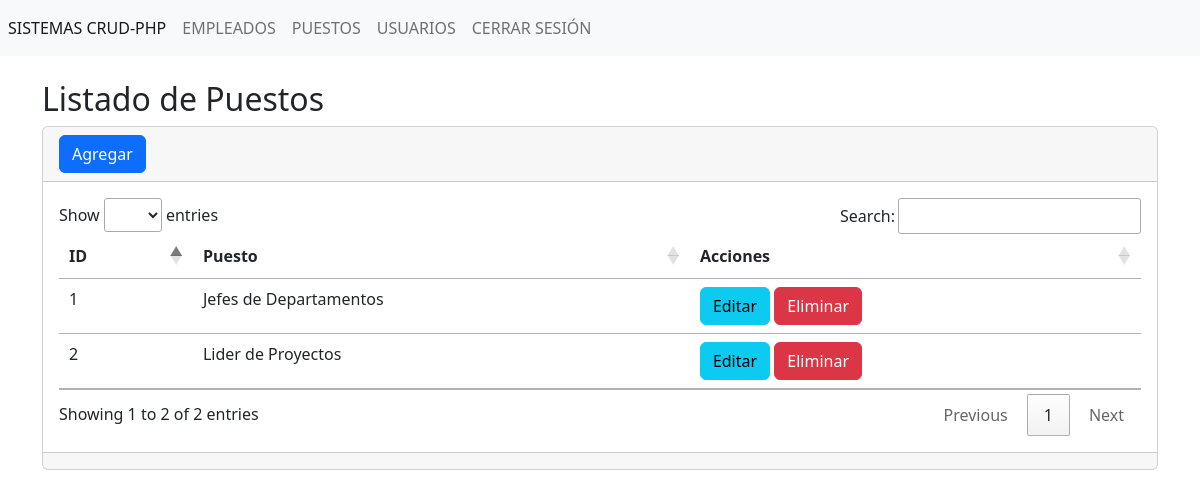
The page /secciones/puestos/index.php (signed in) on the database as committed earlier.
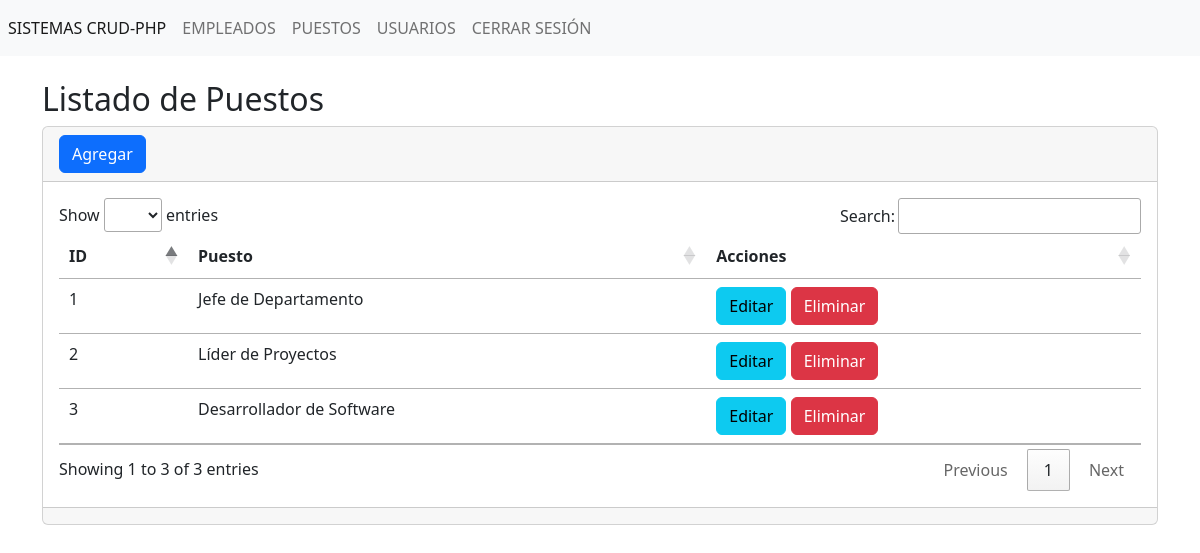
The same page on the database as committed later.
### tables this page shows
CREATE TABLE IF NOT EXISTS `puestos` (
  `idPuesto` INT AUTO_INCREMENT PRIMARY KEY,
  `puesto` VARCHAR(50) NOT NULL UNIQUE,
  `creado_el` TIMESTAMP DEFAULT CURRENT_TIMESTAMP
);

### secciones/puestos/index.php (the view, shortened to what this page needs)
<?php
include('../../db.php');
$sentencia=$conexion->prepare("SELECT * FROM puestos");
$sentencia->execute();
$lista_puestos=$sentencia->fetchAll(PDO::FETCH_ASSOC);
?>
<?php  include_once('../../templates/header.php');  ?>
<h2>Listado de Puestos</h2>
<div class="card">
    <div class="card-header">
        <a name="btn" id="" class="btn btn-primary" href="crear.php" role="button">Agregar</a>
    </div>
    <div class="card-body">
      <div class="table-responsive-sm">
        <table class="table" id="tablaID">
            <thead>
                <tr>
                    <th scope="col">ID</th>
                    <th scope="col">Puesto</th>
                    <th scope="col">Acciones</th>
                </tr>
            </thead>
            <tbody>
                <?php foreach($lista_puestos as $puesto){ ?>
                    <tr class="">
                        <td scope="row"><?php echo $puesto['idPuesto']; ?></td>
                        <td><?php echo $puesto['puesto']; ?></td>
                        <td>
                            <a name="btn" id="" class="btn btn-info" href="editar.php?txtId=<?php echo $puesto['idPuesto']; ?>" role="button">Editar</a>
                            <a name="btn" id="" class="btn btn-danger" href="javascript:borrar(<?php echo $puesto['idPuesto']; ?>)" role="button">Eliminar</a>
                        </td>
                    </tr>
                <?php } ?>
            </tbody>
        </table>
      </div>
    </div>
    <div class="card-footer text-muted">
    </div>
</div>
<?php include("../../templates/footer.php") ?>

### templates/header.php (shortened to what this page needs)
<?php
$url_base = "http://localhost:81/crud-php/";
?>
<!doctype html>
<html lang="en">
<head>
    <link href="https://cdn.jsdelivr.net/npm/bootstrap@5.2.1/dist/css/bootstrap.min.css" rel="stylesheet">
    <link rel="stylesheet" href="https://cdn.datatables.net/1.13.6/css/jquery.dataTables.css" />
</head>
<body>
    <nav class="navbar navbar-expand navbar-light bg-light">
        <ul class="nav navbar-nav">
            <li class="nav-item">
                <a class="nav-link active" href="#" aria-current="page">SISTEMAS CRUD-PHP<span class="visually-hidden">(current)</span></a>
            </li>
            <li class="nav-item">
                <a class="nav-link" href="<?php echo $url_base; ?>secciones/empleados/">EMPLEADOS</a>
            </li>
            <li class="nav-item">
                <a class="nav-link" href="<?php echo $url_base; ?>secciones/puestos/">PUESTOS</a>
            </li>
            <li class="nav-item">
                <a class="nav-link" href="<?php echo $url_base; ?>secciones/usuarios/">USUARIOS</a>
            </li>
            <li class="nav-item">
                <a class="nav-link" href="<?php echo $url_base; ?>cerrar.php">CERRAR SESIÓN</a>
            </li>
        </ul>
    </nav>
    <br>
    <main class="container">

### templates/footer.php (shortened to what this page needs)
</main>
</body>
</html>

Rows that differ between the two databases and show on the page:
changed puestos id 1: puesto "Jefes de Departamentos" → "Jefe de Departamento"
changed puestos id 2: puesto "Lider de Proyectos" → "Líder de Proyectos"
added puestos: idPuesto "3", puesto "Desarrollador de Software"
Other text that changed with them:
text written by a page script: "Show entries Search: Showing 1 to 2 of 2 entries Previous 1 Next" → "Show entries Search: Showing 1 to 3 of 3 entries Previous 1 Next"
